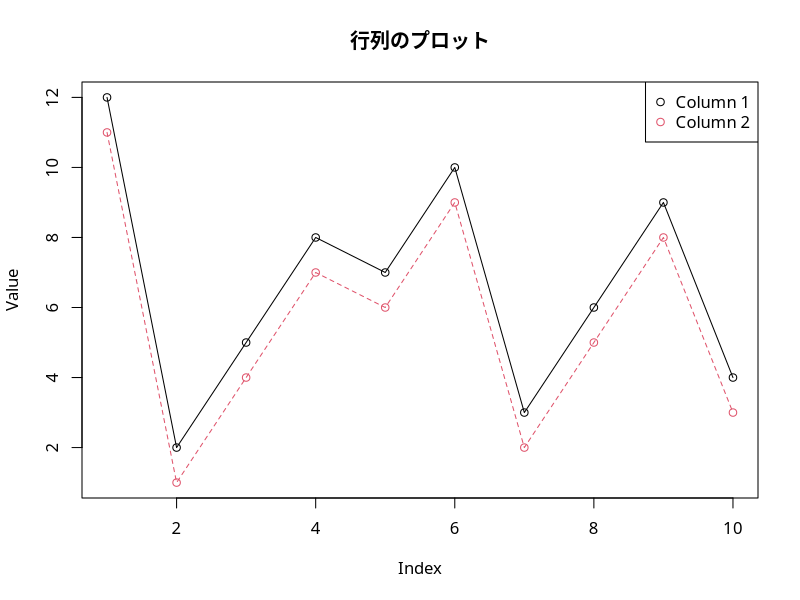

This figure's R source:
# 行列の作成
mat <- matrix(c(12, 2, 5, 8, 7, 10, 3, 6, 9, 4, 11, 1, 4, 7, 6, 9, 2, 5, 8, 3), nrow = 10, ncol = 2)

# 行列の内容を表示
print("行列の内容:")
print(mat)

# フォントの設定
par(family = "HiraginoSans-W3")

# プロットの作成
matplot(mat, type = "o", pch = 1, col = 1:2, xlab = "Index", ylab = "Value", main = "行列のプロット")

# 凡例の追加
legend("topright", legend = c("Column 1", "Column 2"), col = 1:2, pch = 1)
